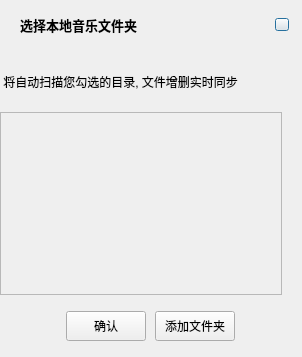
<?xml version="1.0" encoding="UTF-8"?>
<ui version="4.0">
 <class>Dialog</class>
 <widget class="QDialog" name="Dialog">
  <property name="geometry">
   <rect>
    <x>0</x>
    <y>0</y>
    <width>302</width>
    <height>357</height>
   </rect>
  </property>
  <property name="sizePolicy">
   <sizepolicy hsizetype="Fixed" vsizetype="Fixed">
    <horstretch>0</horstretch>
    <verstretch>0</verstretch>
   </sizepolicy>
  </property>
  <property name="minimumSize">
   <size>
    <width>302</width>
    <height>357</height>
   </size>
  </property>
  <property name="maximumSize">
   <size>
    <width>302</width>
    <height>357</height>
   </size>
  </property>
  <property name="windowTitle">
   <string>Dialog</string>
  </property>
  <layout class="QGridLayout" name="gridLayout_2">
   <property name="leftMargin">
    <number>0</number>
   </property>
   <property name="topMargin">
    <number>0</number>
   </property>
   <property name="rightMargin">
    <number>0</number>
   </property>
   <property name="bottomMargin">
    <number>0</number>
   </property>
   <property name="spacing">
    <number>0</number>
   </property>
   <item row="0" column="0" colspan="2">
    <widget class="QWidget" name="header" native="true">
     <property name="sizePolicy">
      <sizepolicy hsizetype="Fixed" vsizetype="Fixed">
       <horstretch>0</horstretch>
       <verstretch>0</verstretch>
      </sizepolicy>
     </property>
     <property name="minimumSize">
      <size>
       <width>302</width>
       <height>51</height>
      </size>
     </property>
     <property name="maximumSize">
      <size>
       <width>302</width>
       <height>51</height>
      </size>
     </property>
     <layout class="QGridLayout" name="gridLayout">
      <property name="leftMargin">
       <number>20</number>
      </property>
      <property name="rightMargin">
       <number>13</number>
      </property>
      <property name="horizontalSpacing">
       <number>13</number>
      </property>
      <item row="0" column="0">
       <widget class="QLabel" name="label">
        <property name="font">
         <font>
          <pointsize>10</pointsize>
          <weight>75</weight>
          <italic>false</italic>
          <bold>true</bold>
          <strikeout>false</strikeout>
          <kerning>true</kerning>
         </font>
        </property>
        <property name="text">
         <string>选择本地音乐文件夹</string>
        </property>
       </widget>
      </item>
      <item row="0" column="1">
       <widget class="QPushButton" name="btn_close">
        <property name="sizePolicy">
         <sizepolicy hsizetype="Fixed" vsizetype="Fixed">
          <horstretch>0</horstretch>
          <verstretch>0</verstretch>
         </sizepolicy>
        </property>
        <property name="minimumSize">
         <size>
          <width>14</width>
          <height>13</height>
         </size>
        </property>
        <property name="maximumSize">
         <size>
          <width>14</width>
          <height>13</height>
         </size>
        </property>
        <property name="text">
         <string/>
        </property>
       </widget>
      </item>
     </layout>
    </widget>
   </item>
   <item row="2" column="0">
    <widget class="QScrollArea" name="scrollArea">
     <property name="widgetResizable">
      <bool>true</bool>
     </property>
     <widget class="QWidget" name="scrollAreaWidgetContents">
      <property name="geometry">
       <rect>
        <x>0</x>
        <y>0</y>
        <width>277</width>
        <height>181</height>
       </rect>
      </property>
      <property name="font">
       <font>
        <family>宋体</family>
       </font>
      </property>
      <layout class="QVBoxLayout" name="verticalLayout">
       <property name="leftMargin">
        <number>20</number>
       </property>
       <property name="rightMargin">
        <number>20</number>
       </property>
       <property name="bottomMargin">
        <number>6</number>
       </property>
      </layout>
     </widget>
    </widget>
   </item>
   <item row="2" column="1">
    <spacer name="horizontalSpacer">
     <property name="orientation">
      <enum>Qt::Horizontal</enum>
     </property>
     <property name="sizeType">
      <enum>QSizePolicy::Fixed</enum>
     </property>
     <property name="sizeHint" stdset="0">
      <size>
       <width>20</width>
       <height>20</height>
      </size>
     </property>
    </spacer>
   </item>
   <item row="3" column="0" colspan="2">
    <widget class="QWidget" name="footer" native="true">
     <property name="sizePolicy">
      <sizepolicy hsizetype="Preferred" vsizetype="Fixed">
       <horstretch>0</horstretch>
       <verstretch>0</verstretch>
      </sizepolicy>
     </property>
     <property name="minimumSize">
      <size>
       <width>0</width>
       <height>62</height>
      </size>
     </property>
     <property name="maximumSize">
      <size>
       <width>199999</width>
       <height>62</height>
      </size>
     </property>
     <layout class="QHBoxLayout" name="horizontalLayout">
      <property name="leftMargin">
       <number>63</number>
      </property>
      <property name="rightMargin">
       <number>63</number>
      </property>
      <item>
       <widget class="QPushButton" name="btn_confirm">
        <property name="sizePolicy">
         <sizepolicy hsizetype="Fixed" vsizetype="Fixed">
          <horstretch>0</horstretch>
          <verstretch>0</verstretch>
         </sizepolicy>
        </property>
        <property name="minimumSize">
         <size>
          <width>80</width>
          <height>30</height>
         </size>
        </property>
        <property name="maximumSize">
         <size>
          <width>80</width>
          <height>30</height>
         </size>
        </property>
        <property name="text">
         <string>确认</string>
        </property>
       </widget>
      </item>
      <item>
       <widget class="QPushButton" name="btn_add">
        <property name="sizePolicy">
         <sizepolicy hsizetype="Fixed" vsizetype="Fixed">
          <horstretch>0</horstretch>
          <verstretch>0</verstretch>
         </sizepolicy>
        </property>
        <property name="minimumSize">
         <size>
          <width>80</width>
          <height>30</height>
         </size>
        </property>
        <property name="maximumSize">
         <size>
          <width>80</width>
          <height>30</height>
         </size>
        </property>
        <property name="text">
         <string>添加文件夹</string>
        </property>
       </widget>
      </item>
     </layout>
    </widget>
   </item>
   <item row="1" column="0" colspan="2">
    <widget class="QLabel" name="label_2">
     <property name="sizePolicy">
      <sizepolicy hsizetype="Preferred" vsizetype="Fixed">
       <horstretch>0</horstretch>
       <verstretch>0</verstretch>
      </sizepolicy>
     </property>
     <property name="minimumSize">
      <size>
       <width>0</width>
       <height>61</height>
      </size>
     </property>
     <property name="maximumSize">
      <size>
       <width>19991</width>
       <height>61</height>
      </size>
     </property>
     <property name="text">
      <string> 将自动扫描您勾选的目录, 文件增删实时同步</string>
     </property>
    </widget>
   </item>
  </layout>
 </widget>
 <resources/>
 <connections/>
</ui>
